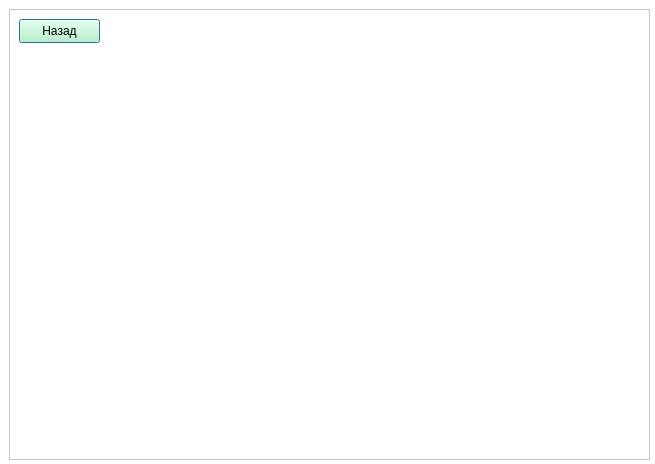
<?xml version="1.0" encoding="UTF-8"?>
<ui version="4.0">
 <class>Dialog</class>
 <widget class="QDialog" name="Dialog">
  <property name="geometry">
   <rect>
    <x>0</x>
    <y>0</y>
    <width>655</width>
    <height>464</height>
   </rect>
  </property>
  <property name="windowTitle">
   <string>Dialog</string>
  </property>
  <property name="styleSheet">
   <string notr="true">background-color:rgb(255, 255, 255);</string>
  </property>
  <widget class="QFrame" name="frame">
   <property name="geometry">
    <rect>
     <x>9</x>
     <y>9</y>
     <width>641</width>
     <height>451</height>
    </rect>
   </property>
   <property name="frameShape">
    <enum>QFrame::StyledPanel</enum>
   </property>
   <property name="frameShadow">
    <enum>QFrame::Raised</enum>
   </property>
   <widget class="QPushButton" name="pushButton">
    <property name="geometry">
     <rect>
      <x>10</x>
      <y>10</y>
      <width>81</width>
      <height>24</height>
     </rect>
    </property>
    <property name="styleSheet">
     <string notr="true">font: 14pt &quot;Century Gothic&quot;;
background-color: rgb(185,251,192);</string>
    </property>
    <property name="text">
     <string>Назад</string>
    </property>
    <property name="icon">
     <iconset>
      <normaloff>icons/arrow_back_FILL0_wght400_GRAD0_opsz48.svg</normaloff>icons/arrow_back_FILL0_wght400_GRAD0_opsz48.svg</iconset>
    </property>
   </widget>
  </widget>
 </widget>
 <resources/>
 <connections/>
</ui>
